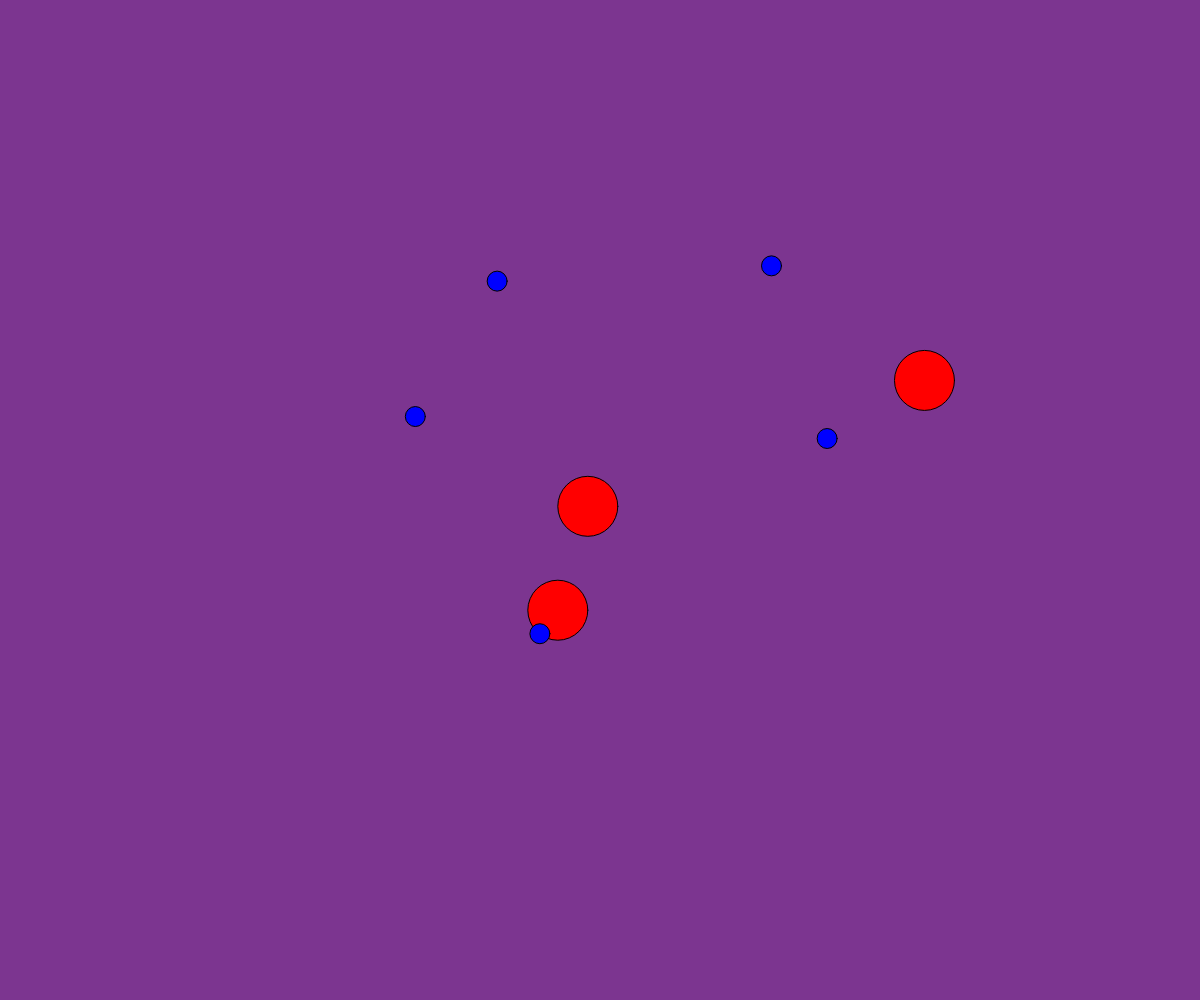
Frame 1 (no input)
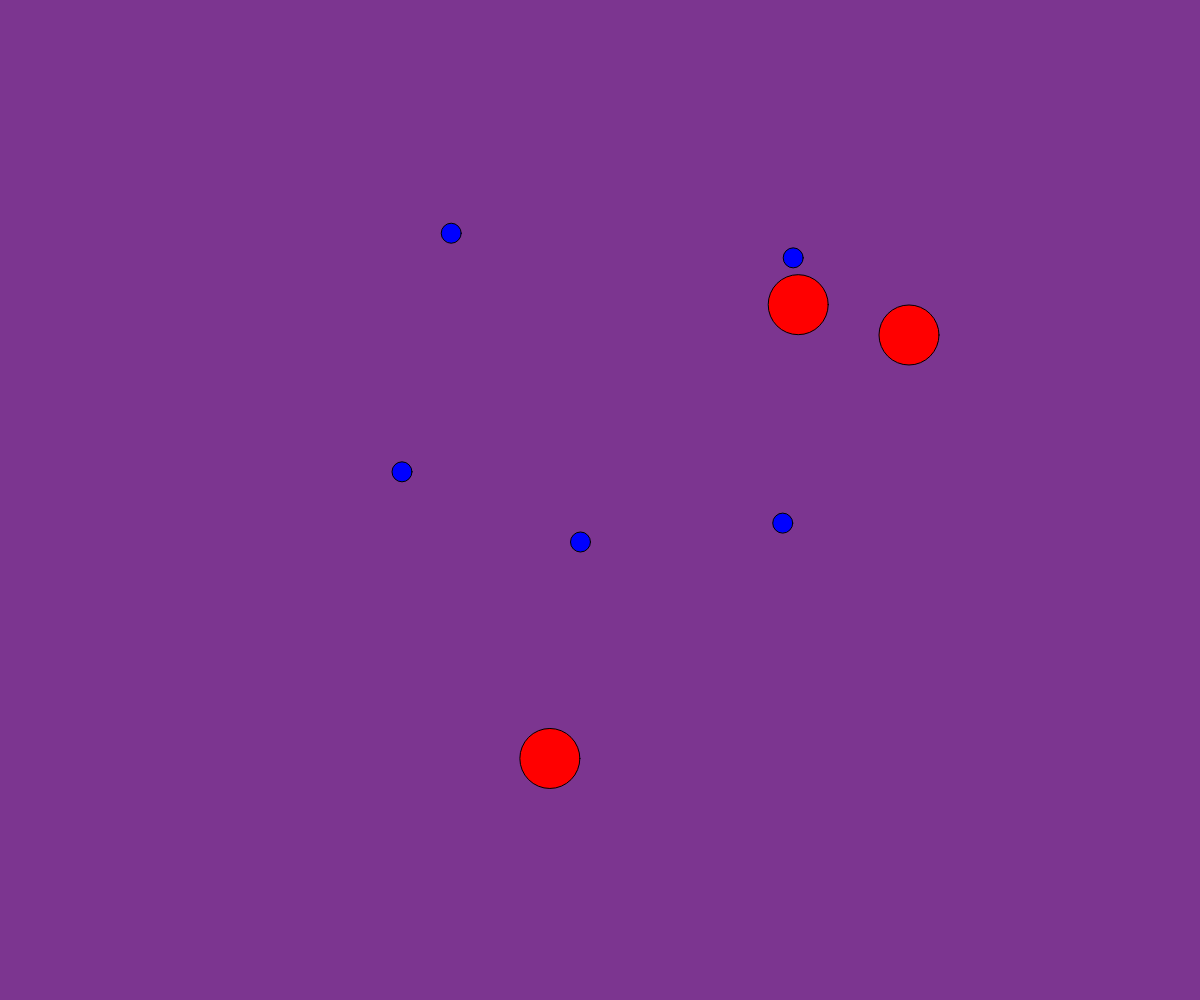
Frame 60 (no input)
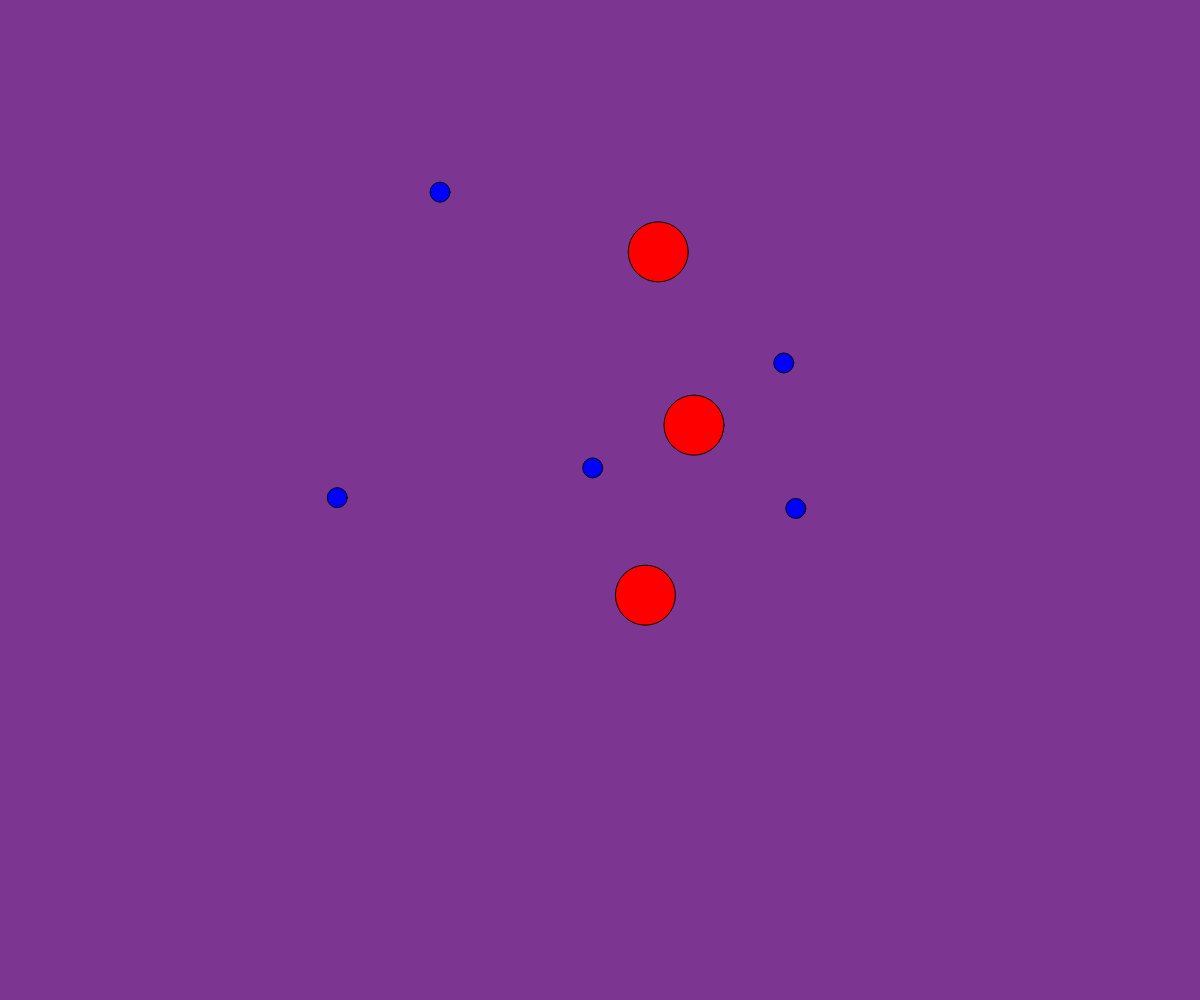
Frame 120 (the mouse pressed at the canvas centre since frame 60)

The p5.js sketch that drew these frames (run headless with seeded random() and noise() and a simulated clock; from frame 60 on, the mouse is pressed at the canvas centre):

// p5.js sketch
// ── sketch.js
// 
//Katie
//idea: different cricles of different colours, some go faster, 
//to get points hold on to the circle, different colours
//have different speeds

let targets = [];

function setup() {
  createCanvas(windowWidth, windowHeight);
  for(let i = 0; i < 8; i++){
    spawnTarget();
  }

}

function draw() {
  background(124,53,144);
  moveTargets();
  displayTarget();

}


function spawnTarget(){
  let someTarget = {
    x: width/2,
    y: height/2,
    timeX:random(100000000),
    timeY:random(100000000),
    deltaTime: 0.002,
    pointsRating: 0,

  };

  let choice = random(100);
  if (choice < 30) {
    someTarget.colour = "red";
    someTarget.radius = 30;
    someTarget.deltaTime = 0.009;
    someTarget.pointsRating = 10;
  }
  else{
    someTarget.colour = "blue";
    someTarget.radius = 10;
    someTarget.deltaTime = 0.002;
    someTarget.pointsRating = 10;
  }

  targets.push(someTarget);

}

function moveTargets(){
  for (let target of targets) {
    let x = noise(target.timeX)*width;
    let y = noise(target.timeY)*height;
    target.x = x;
    target.y = y;

    target.timeX += target.deltaTime;
    target.timeY += target.deltaTime;
  }

}

function displayTarget(){
  for( let target of targets){
    fill(target.colour);
    circle(target.x, target.y, target.radius*2);
  }
}
